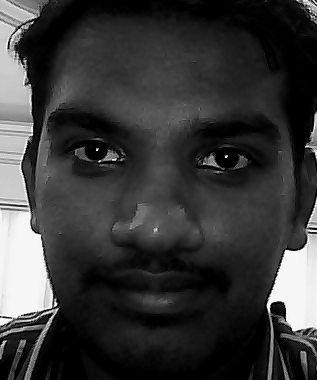
#> input picture RASPBERRY PI/MAIN/training/444 Emmanuel/positive_000.pgm, 317 x 380 px
$ python train.py   (Python 2 division)
#> lines starting #> are read from the running program, lines starting #| are printed output that depends on the picture
#> (reads RASPBERRY PI/MAIN/training/info.json from the repository)
### RASPBERRY PI/MAIN/face.py
import cv2

import config


haar_faces = cv2.CascadeClassifier(config.HAAR_FACES)


# [23 lines left out: functions detect_single, crop, not called in this run]

def resize(image):
	"""Resize a face image to the proper size for training and detection.
	"""
	return cv2.resize(image,
					  (config.FACE_WIDTH, config.FACE_HEIGHT),
					  interpolation=cv2.INTER_LANCZOS4)

### RASPBERRY PI/MAIN/train.py
import fnmatch
import os
import cv2
import numpy as np
import config
import face
import json
from pprint import pprint

MEAN_FILE = 'mean.png'

def walk_files(directory, match='*'):
	"""Generator function to iterate through all files in a directory recursively
	which match the given filename match parameter.
	"""
	for root, dirs, files in os.walk(directory):
		for filename in fnmatch.filter(files, match):
			yield os.path.join(root, filename)


def walk_folders(directory):
	for root, dirs, files in os.walk(directory):
		for foldername in dirs:
			yield os.path.join(root, foldername)

def prepare_image(filename):
	"""Read an image as grayscale and resize it to the appropriate size for
	training the face recognition model.
	"""
#> called with filename = './training/444 Emmanuel/positive_000.pgm'
	return face.resize(cv2.imread(filename, cv2.IMREAD_GRAYSCALE))
#> in resize, `return cv2.resize(image, (config.FACE_WIDTH, config.FACE_HEIGHT), inte..`:
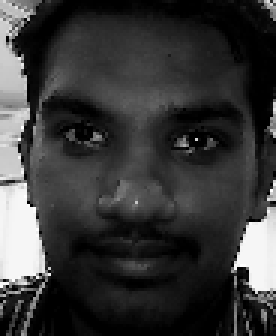
#> returned value: shape (112, 92) (shown 3 times larger); min 0, max 255, mean 55.7

def normalize(X, low, high, dtype=None):
	"""Normalizes a given array in X to a value between low and high.
	"""
	X = np.asarray(X)
	minX, maxX = np.min(X), np.max(X)
	# normalize to [0...1].
	X = X - float(minX)
	X = X / float((maxX - minX))
	# scale to [low...high].
	X = X * (high-low)
	X = X + low
	if dtype is None:
		return np.asarray(X)
	return np.asarray(X, dtype=dtype)

if __name__ == '__main__':
	print "Reading training images..."
	faces = []
	labels = []
	count = 0
	with open('training/info.json') as data_file:
    		data = json.load(data_file)
	data_file.close()
	dic = len(data)
	dic = 0
	for foldername in walk_folders('./training'):
	# Read all images
		fdir = foldername
		with open('training/info.json') as data_file:
    			data = json.load(data_file)
		data_file.close()
		lno = data[dic]['infoid']
		dic += 1
		print lno
		print fdir
		for filename in walk_files(fdir, '*.pgm'):
			faces.append(prepare_image(filename))
			labels.append(lno)
			count += 1
	print 'Read all the images.'
	# Train model
	print 'Training model...'
#> (the run stopped early here; a loop or call above may not have finished)
